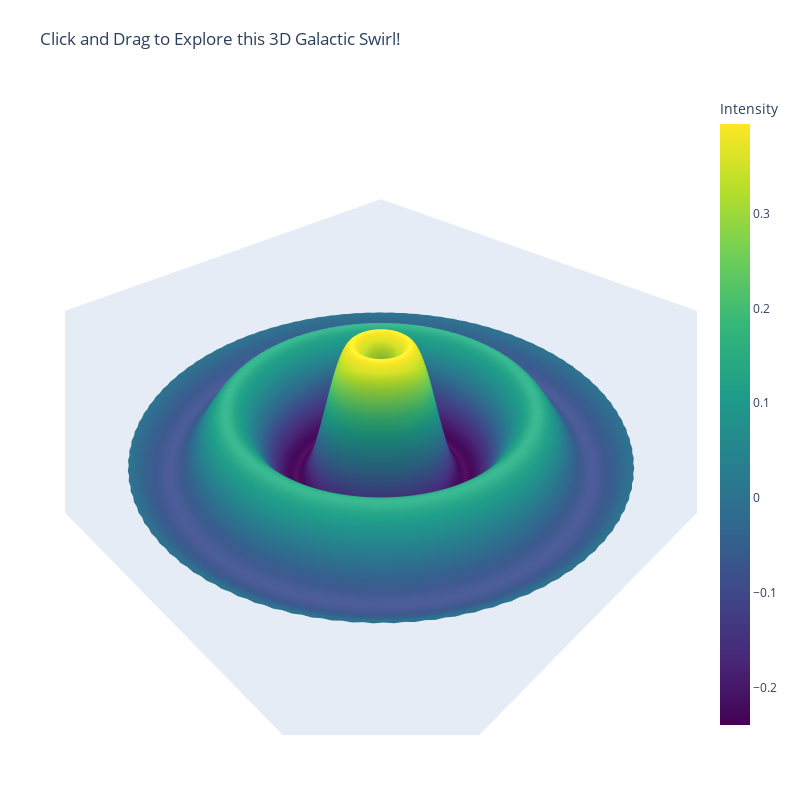

Notebook source saved alongside this figure:
### Code cell
import plotly.graph_objects as go
import numpy as np
r = np.linspace(0, 1, 100)
theta = np.linspace(0, 8*np.pi, 100)
r, theta = np.meshgrid(r, theta)

X = r * np.cos(theta)
Y = r * np.sin(theta)
Z = np.sin(r * 4 * np.pi) * np.exp(-r*2) * 0.5 
fig = go.Figure(data=[go.Surface(
    x=X,
    y=Y,
    z=Z,
    colorscale='viridis',
    colorbar=dict(title='Intensity')
)])
fig.update_layout(
    title='Click and Drag to Explore this 3D Galactic Swirl!',
    scene=dict(
        xaxis_title='X Axis',
        yaxis_title='Y Axis',
        zaxis_title='Z Axis',
        xaxis=dict(showticklabels=False, showgrid=False, zeroline=False, title=''),
        yaxis=dict(showticklabels=False, showgrid=False, zeroline=False, title=''),
        zaxis=dict(showticklabels=False, showgrid=False, zeroline=False, title='')
    ),
    autosize=False,
    width=800, height=800,
    margin=dict(l=65, r=50, b=65, t=90)
)

fig.show()

### Figure 1 — Plotly figure (JSON) as saved in the notebook; plotly's stock layout.template omitted (floating-point values rounded to 4 significant figures; data arrays with more than 128 entries replaced by an {"elided": "..."} marker saying what was removed)
{"data": [{"colorbar": {"title": {"text": "Intensity"}}, "colorscale": [[0, "#440154"], [0.1111, "#482878"], [0.2222, "#3e4989"], [0.3333, "#31688e"], [0.4444, "#26828e"], [0.5556, "#1f9e89"], [0.6667, "#35b779"], [0.7778, "#6ece58"], [0.8889, "#b5de2b"], [1, "#fde725"]], "type": "surface", "x": {"elided": "100x100 float values"}, "y": {"elided": "100x100 float values"}, "z": {"elided": "100x100 float values"}}], "layout": {"autosize": false, "height": 800, "margin": {"b": 65, "l": 65, "r": 50, "t": 90}, "scene": {"xaxis": {"showgrid": false, "showticklabels": false, "title": {"text": ""}, "zeroline": false}, "yaxis": {"showgrid": false, "showticklabels": false, "title": {"text": ""}, "zeroline": false}, "zaxis": {"showgrid": false, "showticklabels": false, "title": {"text": ""}, "zeroline": false}}, "title": {"text": "Click and Drag to Explore this 3D Galactic Swirl!"}, "width": 800}}
